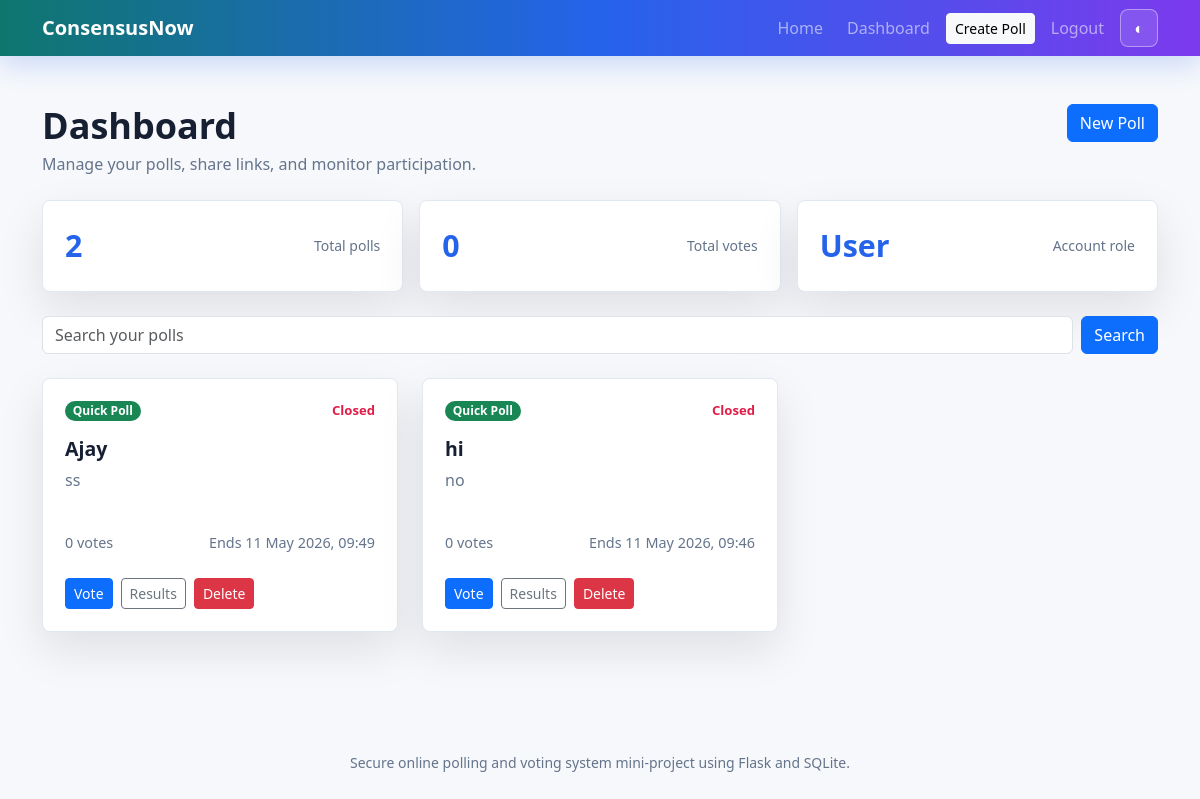
/dashboard (signed in), run on the app's committed database.
### models.py (models this page shows, shortened)
class User(UserMixin, db.Model):
    __tablename__ = "users"
    id = db.Column(db.Integer, primary_key=True)
    username = db.Column(db.String(80), unique=True, nullable=False, index=True)
    email = db.Column(db.String(120), unique=True, nullable=False, index=True)
    password_hash = db.Column(db.String(255), nullable=False)
    role = db.Column(db.String(20), default="user", nullable=False)
    created_at = db.Column(db.DateTime, default=datetime.utcnow, nullable=False)
    polls = db.relationship("Poll", backref="creator", lazy=True)
    votes = db.relationship("Vote", backref="user", lazy=True)
    @property
    def is_admin(self):
        return self.role == "admin"

class Poll(db.Model):
    __tablename__ = "polls"
    id = db.Column(db.Integer, primary_key=True)
    public_id = db.Column(db.String(36), default=lambda: str(uuid4()), unique=True, nullable=False, index=True)
    title = db.Column(db.String(180), nullable=False)
    description = db.Column(db.Text, nullable=True)
    mode = db.Column(db.String(20), nullable=False, default="quick")
    visibility = db.Column(db.String(20), nullable=False, default="public")
    start_time = db.Column(db.DateTime, nullable=False)
    expiry_time = db.Column(db.DateTime, nullable=False)
    created_at = db.Column(db.DateTime, default=datetime.utcnow, nullable=False)
    created_by = db.Column(db.Integer, db.ForeignKey("users.id"), nullable=False)
    options = db.relationship("PollOption", backref="poll", lazy=True, cascade="all, delete-orphan")
    votes = db.relationship("Vote", backref="poll", lazy=True, cascade="all, delete-orphan")
    audit_logs = db.relationship("VoteAuditLog", backref="poll", lazy=True, cascade="all, delete-orphan")
    @property
    def is_active(self):
        now = datetime.utcnow()
        return self.start_time <= now <= self.expiry_time
    @property
    def total_votes(self):
        return len(self.votes)

### app.py (the view)
    @app.route("/dashboard")
    @login_required
    def dashboard():
        q = request.args.get("q", "").strip()
        page = request.args.get("page", 1, type=int)
        query = Poll.query.filter_by(created_by=current_user.id).order_by(Poll.created_at.desc())
        if q:
            query = query.filter(Poll.title.ilike(f"%{q}%"))
        polls = query.paginate(page=page, per_page=8, error_out=False)
        total_votes = db.session.query(Vote).join(Poll).filter(Poll.created_by == current_user.id).count()
        return render_template("dashboard.html", polls=polls, q=q, total_votes=total_votes)

### templates/dashboard.html (shortened to what this page needs)
{% extends "base.html" %}
{% block content %}
<section class="container py-5">
  <div class="d-flex flex-column flex-md-row justify-content-between gap-3 mb-4">
    <div>
      <h1 class="section-title">Dashboard</h1>
      <p class="text-muted mb-0">Manage your polls, share links, and monitor participation.</p>
    </div>
    <a class="btn btn-primary align-self-md-start" href="{{ url_for('create_poll') }}">New Poll</a>
  </div>
  <div class="row g-3 mb-4">
    <div class="col-md-4"><div class="stat-card"><span>{{ polls.total }}</span><small>Total polls</small></div></div>
    <div class="col-md-4"><div class="stat-card"><span>{{ total_votes }}</span><small>Total votes</small></div></div>
    <div class="col-md-4"><div class="stat-card"><span>{{ current_user.role|title }}</span><small>Account role</small></div></div>
  </div>
  <form class="d-flex search-form mb-4" method="get">
    <input class="form-control" name="q" value="{{ q }}" placeholder="Search your polls">
    <button class="btn btn-primary" type="submit">Search</button>
  </form>
  <div class="row g-4">
    {% for poll in polls.items %}
      <div class="col-md-6 col-xl-4">{% include "_poll_card.html" %}</div>
    {% else %}
      <div class="col-12"><div class="empty-state">Create your first poll to begin.</div></div>
    {% endfor %}
  </div>
</section>
{% endblock %}

### templates/base.html (shortened to what this page needs)
<!doctype html>
<html lang="en" data-bs-theme="light">
<head>
  <link href="https://cdn.jsdelivr.net/npm/bootstrap@5.3.3/dist/css/bootstrap.min.css" rel="stylesheet">
  <link href="{{ url_for('static', filename='css/style.css') }}" rel="stylesheet">
</head>
<body>
  <nav class="navbar navbar-expand-lg navbar-dark app-navbar sticky-top">
    <div class="container">
      <a class="navbar-brand fw-bold" href="{{ url_for('index') }}">ConsensusNow</a>
      <div class="collapse navbar-collapse" id="mainNav">
        <ul class="navbar-nav ms-auto align-items-lg-center gap-lg-2">
          <li class="nav-item"><a class="nav-link" href="{{ url_for('index') }}">Home</a></li>
          {% if current_user.is_authenticated %}
            <li class="nav-item"><a class="nav-link" href="{{ url_for('dashboard') }}">Dashboard</a></li>
            <li class="nav-item"><a class="btn btn-light btn-sm" href="{{ url_for('create_poll') }}">Create Poll</a></li>
            <li class="nav-item"><a class="nav-link" href="{{ url_for('logout') }}">Logout</a></li>
          {% else %}
            <li class="nav-item"><a class="nav-link" href="{{ url_for('login') }}">Login</a></li>
            <li class="nav-item"><a class="btn btn-light btn-sm" href="{{ url_for('register') }}">Register</a></li>
          {% endif %}
          <li class="nav-item">
            <button class="theme-toggle" id="themeToggle" type="button" title="Toggle theme">◐</button>
          </li>
        </ul>
      </div>
    </div>
  </nav>
  <main>
    <div class="toast-container position-fixed top-0 end-0 p-3">
    </div>
    {% block content %}{% endblock %}
  </main>
  <footer class="py-4 mt-5">
    <div class="container text-center text-muted small">Secure online polling and voting system mini-project using Flask and SQLite.</div>
  </footer>
</body>
</html>

### templates/_poll_card.html
<div class="poll-card h-100">
  <div class="d-flex justify-content-between align-items-start mb-3">
    <span class="badge rounded-pill text-bg-{{ 'success' if poll.mode == 'quick' else 'primary' }}">{{ 'Quick Poll' if poll.mode == 'quick' else 'Election' }}</span>
    <span class="status-dot {{ 'active' if poll.is_active else 'closed' }}">{{ 'Active' if poll.is_active else 'Closed' }}</span>
  </div>
  <h3>{{ poll.title }}</h3>
  <p>{{ poll.description or 'No description provided.' }}</p>
  <div class="poll-meta">
    <span>{{ poll.total_votes }} votes</span>
    <span>Ends {{ poll.expiry_time.strftime('%d %b %Y, %H:%M') }}</span>
  </div>
  <div class="d-flex gap-2 mt-4">
    <a class="btn btn-primary btn-sm" href="{{ url_for('vote', public_id=poll.public_id) }}">Vote</a>
    <a class="btn btn-outline-secondary btn-sm" href="{{ url_for('results', public_id=poll.public_id) }}">Results</a>
    <form method="post" action="{{ url_for('delete_poll', public_id=poll.public_id) }}" style="display:inline;" onsubmit="return confirm('Are you sure you want to delete this poll?')">
      <button type="submit" class="btn btn-danger btn-sm">Delete</button>
    </form>
  </div>
</div>

### static/css/style.css (style rules this page uses)
:root { --bg: #f6f8fb; --surface: #ffffff; --text: #172033; --muted: #64748b; --line: #e2e8f0; --primary: #2563eb; --accent: #14b8a6; --rose: #e11d48; --shadow: 0 18px 45px rgba(15, 23, 42, 0.1); }
body { background: var(--bg); color: var(--text); min-height: 100vh; }
.app-navbar { background: linear-gradient(90deg, #0f766e, #2563eb, #7c3aed); box-shadow: 0 8px 28px rgba(37, 99, 235, 0.22); }
.theme-toggle { width: 38px; height: 38px; border: 1px solid rgba(255, 255, 255, 0.4); border-radius: 8px; color: white; background: rgba(255, 255, 255, 0.12); }
.hero-panel, .poll-card, .stat-card, .chart-card, .results-panel, .auth-card, .form-shell, .vote-shell, .share-card, .audit-table { background: var(--surface); border: 1px solid var(--line); border-radius: 8px; box-shadow: var(--shadow); }
.metric, .stat-card, .mini-stat { display: flex; justify-content: space-between; align-items: center; gap: 16px; }
.metric span, .stat-card span, .mini-stat span { font-size: 1.9rem; font-weight: 800; color: var(--primary); }
.metric small, .stat-card small, .mini-stat small, .poll-meta, .text-muted { color: var(--muted) !important; }
.section-title { font-size: clamp(1.8rem, 3vw, 2.6rem); font-weight: 800; margin-bottom: 0.3rem; }
.search-form { min-width: min(100%, 420px); gap: 8px; }
.poll-card { padding: 22px; transition: transform 0.2s ease, box-shadow 0.2s ease; }
.poll-card h3 { font-size: 1.22rem; font-weight: 800; }
.poll-card p { color: var(--muted); min-height: 48px; }
.poll-meta { display: flex; justify-content: space-between; gap: 12px; font-size: 0.9rem; }
.status-dot { font-size: 0.82rem; font-weight: 700; }
.status-dot.closed { color: var(--rose); }
.stat-card, .chart-card { padding: 22px; }

### data on the page
User: role "User"
Poll: mode "Quick Poll", start_time+expiry_time "Closed", title "Ajay", description "ss", total_votes "0", expiry_time "11 May 2026, 09:49"
Poll: mode "Quick Poll", start_time+expiry_time "Closed", title "hi", description "no", total_votes "0", expiry_time "11 May 2026, 09:46"

### other printed values
{{ polls.total }} "2"
{{ total_votes }} "0"
